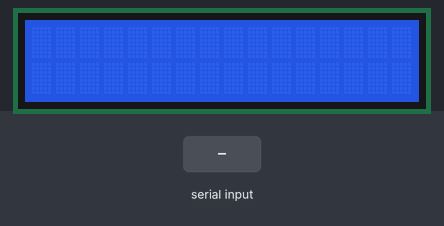
The sketch below on a simulated Arduino Uno, built with avr-gcc and run on an emulated ATmega328P. On the bench: 16×2 character LCD. The test bench sets the inputs (shaded band).

Above: at 1.2 s.
1.3 s: "1\n" received over Serial
At 3.2 s:
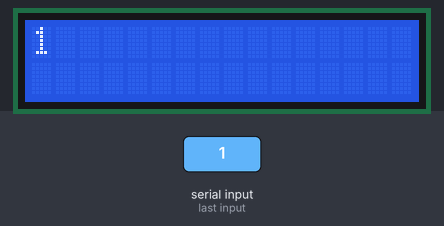
3.8 s: "0\n" received over Serial
At 5.1 s:
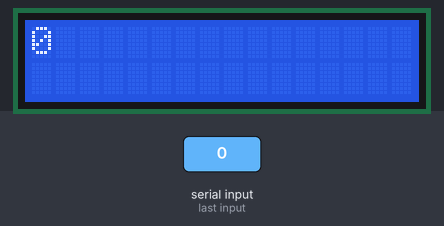
6.3 s: "2\n" received over Serial
At 8.1 s:
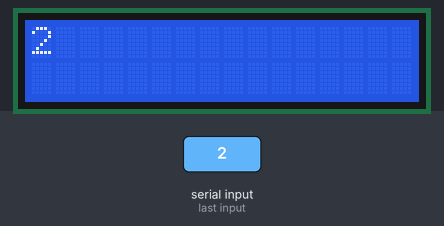
Timing chart, 0 to 9.6 s (numbered marks = the images above; inputs shaded):
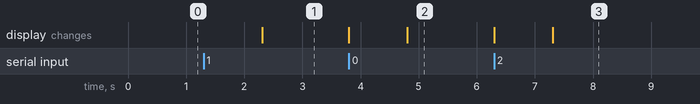

Measured:
- after the input at 1.3 s, the display: changes after 1.0 s (image 1)
- after the input at 3.8 s, the display: first changes at once (image 2 shows a later state)
- after the input at 6.3 s, the display: first changes at once (image 3 shows a later state)

The sketch:

single_line_capture_display__Django_project_.ino
```cpp
#include<LiquidCrystal_I2C.h>
LiquidCrystal_I2C lcd(0x27,16,2);

void setup(){
    lcd.init();
    lcd.clear();
    lcd.backlight();
    // lcd.setCursor(2,0);
    // lcd.print("Hello Nayan!");
    // delay(1000);
    Serial.begin(9600);
}
void loop(){
    if (Serial.available() > 0){
        lcd.clear();
        lcd.setCursor(0,0);
        lcd.print(Serial.readStringUntil("\n"));
    }
}
```
